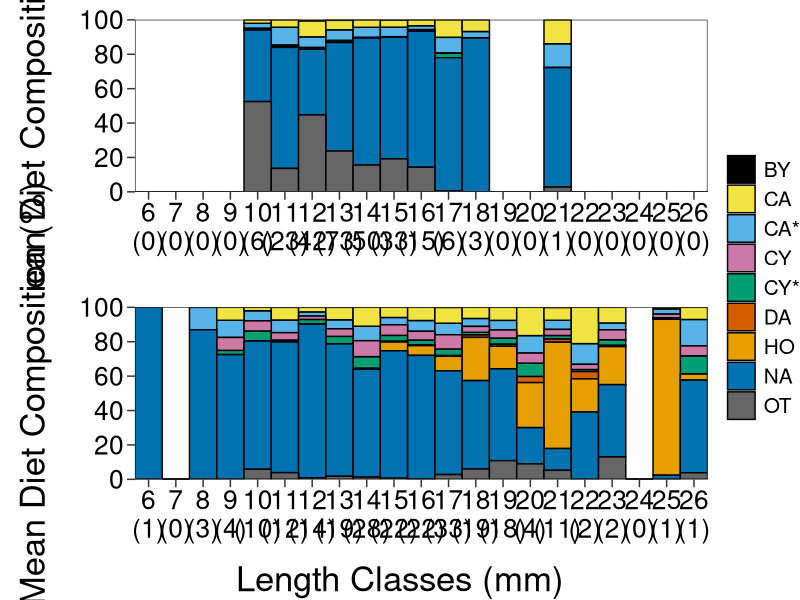

Here is the R script that generated this plot: (Note: this script raises an error after producing the figure.)
#################################################################
##  
##  APIS Cisco (Lucke et al.) manuscript
##  
## This file calculates the average diet for larvae that had
## food in the gut at time of capture, broken down into the
## five most abundant prey groups by numbers. This also includes
## calculations for average diet for fish that fed during the
## first and last two weeks of sampling
## 
#################################################################


## CLEAR ENVIRONMENT ============================================

rm(list = ls(all.names=TRUE))


## LOAD PACKAGES ================================================

library(readxl)        # reading Excel data
library(dplyr)         # manipulating data
library(magrittr)      # for %<>%
library(tidyr)         # transforming data arrangement (tidy data!!)
library(ggplot2)       # visualizations
library(cowplot)       # for facet_rep_wrap()


## LOAD DATA ====================================================

diet.cont <- read_excel("data/APIS_Coregonus_2018.xlsx", sheet = "Larval_Diet") %>%
  mutate(trawl = as.numeric(ifelse(trawl == "37.1", "37", trawl)))
effort <- read_excel("data/APIS_Coregonus_2018.xlsx", sheet = "Neuston_Effort") %>% 
  select(trawl, week) %>%
  mutate(trawl = as.numeric(ifelse(trawl == "37.1", "37", trawl)))


## DIET DATA PREP ===============================================

## Calculate sample sizes (no. of larvae with food) by week - save for plotting
diet.sample.size <- left_join(diet.cont, effort) %>% 
  mutate(week.bin = factor(ifelse(week < 25, "first", "last"))) %>% 
  group_by(week.bin, tl.bin) %>% 
  summarize(n.fish = sum(n.diet))

## Restrict DF to the selected variables and rename variables
diet.cont.species <- diet.cont %>% select(trawl, tl.bin, Nauplii:Chironomid_pupae) %>% 
  rename("Acanthocyclops" = "Acanthocyclops_sp.", "Eucyclops" = "Eucyclops_sp.",
         "Holopedium" = "Holopedium_gibberum", "Daphnia" = "Daphnia_sp.", 
         "Bosmina" = "Bosmina_sp.")

## Make all NAs (blanks) zero
diet.cont.species[is.na(diet.cont.species)] <- 0

## Condense all food items down into types
diet.comp <- diet.cont.species %>% mutate("Calanoid copepodid" = Cal_Copepodite,
                                          "Cyclopoid copepodid" = Cyc_Copepodite,
                                          "Calanoidae" = L.minutus + L.sicilis + Limnocalanus_macrurus + 
                                            E.lacustrus + Senecella_calanoides + Unknown_Fragment_Cyclopoid,
                                          "Cyclopoidae" = Acanthocyclops + Diacyclops_thomasi + 
                                            Eucyclops + Unknown_Fragment_Cyclopoid,
                                          "Other" = Bosmina + Invertebrate_eggs + Chironomid_pupae + 
                                            Rotifera + Diaphanosoma + Leptodora_kindi) %>%
  select(-Acanthocyclops, -Diacyclops_thomasi, -Eucyclops, -Cyc_Copepodite,
         -L.minutus, -L.sicilis, -Limnocalanus_macrurus, -E.lacustrus, 
         -Senecella_calanoides, -Cal_Copepodite, -Unknown_Fragment_Calanoid, 
         -Unknown_Fragment_Cyclopoid, -Invertebrate_eggs, -Chironomid_pupae, 
         -Rotifera, -Bosmina, -Diaphanosoma, -Leptodora_kindi) %>%
  gather(species, diet.count, Nauplii:Other) %>% droplevels() %>% 
  filter(diet.count != 0)


## DIET COMPOSITION =============================================

## Summarize by trawl, week, length bin, and species
diet.comp.length <- left_join(diet.comp, effort, by = "trawl") %>%
  mutate(week.bin = factor(ifelse(week < 25, "first", "last"))) %>% 
  group_by(week.bin, tl.bin, species) %>%
  summarize(diet.count = sum(diet.count)) %>% ungroup() %>% 
  complete(species = unique(.$species), tl.bin = 6:26, week.bin = unique(.$week.bin), fill = list(diet.count = 0)) %>% 
  group_by(week.bin, tl.bin) %>% 
  mutate(diet.total = sum(diet.count),
         diet.perc = round((diet.count/diet.total)*100, 2)) %>% ungroup() %>% 
  left_join(diet.sample.size) 


## ABBREVIATE TAXA NAMES ========================================

diet.comp.length$species <- gsub('Cyclopoidae', "CY", diet.comp.length$species)
diet.comp.length$species <- gsub('Cyclopoid copepodid', "CY*", diet.comp.length$species)
diet.comp.length$species <- gsub('Bythotrephes', "BY", diet.comp.length$species)
diet.comp.length$species <- gsub('Daphnia', "DA", diet.comp.length$species)
diet.comp.length$species <- gsub('Holopedium', "HO", diet.comp.length$species)
diet.comp.length$species <- gsub('Calanoidae', "CA", diet.comp.length$species)
diet.comp.length$species <- gsub('Calanoid copepodid', "CA*", diet.comp.length$species)
diet.comp.length$species <- gsub('Nauplii', "NA", diet.comp.length$species)
diet.comp.length$species <- gsub('Other', "OT", diet.comp.length$species)


## CREATE SAMPLE SIZE LABELS ====================================

diet.comp.length.first <- diet.comp.length %>% filter(week.bin == "first") %>% 
  mutate(diet.perc = replace_na(diet.perc, 0),
         n.fish = replace_na(n.fish, 0),
         label = paste0(tl.bin,'\n(', n.fish, ")"),
         label = factor(label, ordered = TRUE, levels = c("6\n(0)","7\n(0)", "8\n(0)", "9\n(0)", "10\n(6)", "11\n(23)", 
                                                          "12\n(42)","13\n(73)", "14\n(50)", "15\n(33)", "16\n(15)", 
                                                          "17\n(6)", "18\n(3)", "19\n(0)","20\n(0)", "21\n(1)", 
                                                          "22\n(0)", "23\n(0)", "24\n(0)", "25\n(0)", "26\n(0)")))

diet.comp.length.last <- diet.comp.length %>% filter(week.bin == "last") %>% 
  mutate(diet.perc = replace_na(diet.perc, 0),
         n.fish = replace_na(n.fish, 0),
         label = paste0(tl.bin,'\n(', n.fish, ")"),
         label = factor(label, ordered = TRUE, levels = c("6\n(1)","7\n(0)", "8\n(3)", "9\n(4)", "10\n(10)", "11\n(12)", 
                                                          "12\n(14)","13\n(19)", "14\n(28)", "15\n(22)", "16\n(22)", 
                                                          "17\n(33)", "18\n(19)", "19\n(18)","20\n(4)", "21\n(11)", 
                                                          "22\n(2)", "23\n(2)", "24\n(0)", "25\n(1)", "26\n(1)")))

## VISUALIZATION ================================================
## Define a colorblind safe(ish) palette for 7-classes
#color <- c("gray30", "#e69f00", "#56b4e9", "#009e73", "#f0e442", "#0072b2", "#d55e00")
color <- c("#000000", "#F0E442", "#56B4E9", "#CC79A7", "#009E73", "#D55E00", "#E69F00", "#0072B2", "gray40")


diet.comp.pre <- ggplot(diet.comp.length.first, aes(x = label, y = diet.perc, fill = species))+
  geom_bar(stat = "identity", color = "black", width = 1) +
  scale_x_discrete(expand = c(0, 0)) +
  scale_y_continuous(limits = c(0, 100.1), breaks = seq(0, 100, 20), expand = c(0,0)) +
  labs(x = "Length Class (mm)", y = "Mean Diet Composition (%)") +
  scale_fill_manual(values = color) +
  theme_bw() +
  theme(panel.grid = element_blank(), panel.background = element_blank(), 
        strip.text = element_blank(), 
        axis.ticks.length = unit(2, 'mm'),
        axis.text = element_text(size = 19, colour = "black"),
        axis.title.x = element_blank(),
        axis.title.y = element_text(size = 25, margin = margin(0, 20, 0, 0)),
        legend.text = element_text(size = 15),
        legend.title = element_blank(),
        legend.key.size = unit(0.75, 'cm'),
        legend.position = "none",
        panel.spacing = unit(2, "lines"),
        plot.margin = unit(c(5, 5, 8, 5), "mm"))

diet.comp.post <- ggplot(diet.comp.length.last, aes(x = label, y = diet.perc, fill = species))+
  geom_bar(stat = "identity", color = "black", width = 1) +
  scale_x_discrete(expand = c(0, 0)) +
  scale_y_continuous(limits = c(0, 100.1), breaks = seq(0, 100, 20), expand = c(0,0)) +
  labs(x = "Length Class (mm)", y = "Mean Diet Composition (%)") +
  scale_fill_manual(values = color) +
  theme_bw() +
  theme(panel.grid = element_blank(), panel.background = element_blank(), 
        strip.text = element_blank(), 
        axis.ticks.length = unit(2, 'mm'),
        axis.text = element_text(size = 19, colour = "black"),
        axis.title.x = element_blank(),
        axis.title.y = element_text(size = 25, margin = margin(0, 20, 0, 0)),
        legend.text = element_text(size = 15),
        legend.title = element_blank(),
        legend.key.size = unit(0.75, 'cm'),
        legend.position = "none",
        panel.spacing = unit(2, "lines"),
        plot.margin = unit(c(5, 5, 8, 5), "mm"))


## PANELED VISUALIZATION ========================================

## Create common legend
legend <- get_legend(diet.comp.post + theme(legend.position = "right"))

# arrange the three plots in a single row
diet.grid <- plot_grid(diet.comp.pre,
                       diet.comp.post,
                       nrow = 2)

## add legend to grid
diet.grid.legend <- plot_grid(diet.grid, legend, ncol = 2, rel_widths = c(2, 0.2))

## add common x-axis label
ggdraw(add_sub(diet.grid.legend, "Length Classes (mm)", vpadding = grid::unit(0,"lines"), y = 0.85, x = 0.5, size = 25))

ggsave("figures/Fig_7_diet_length.tiff", width = 14, height = 10, dpi = 300)

